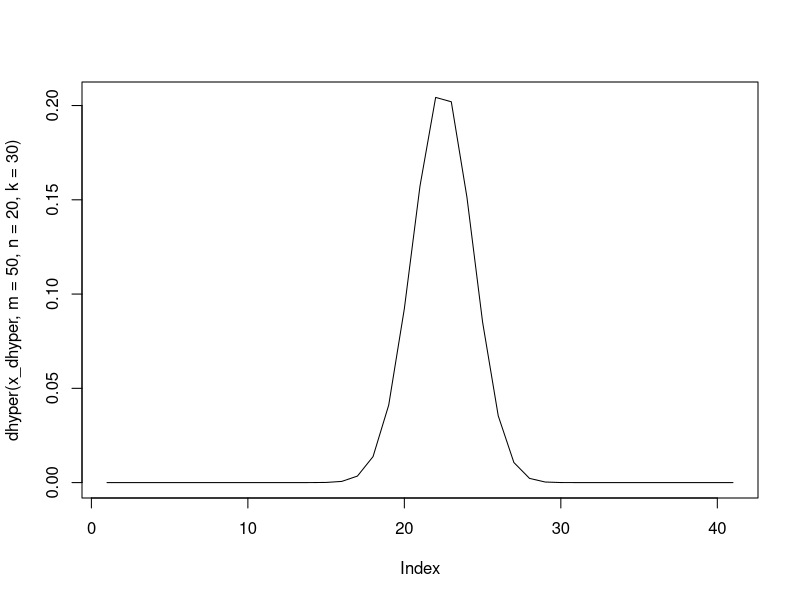
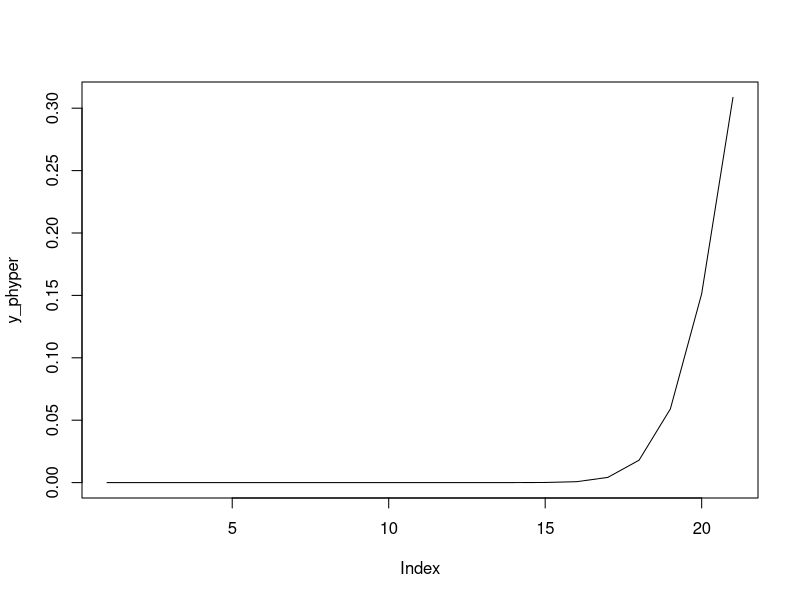
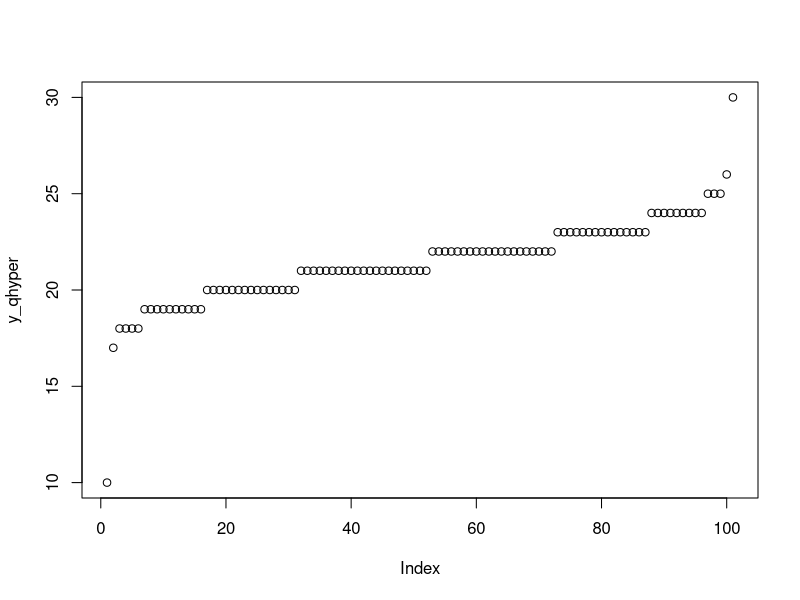
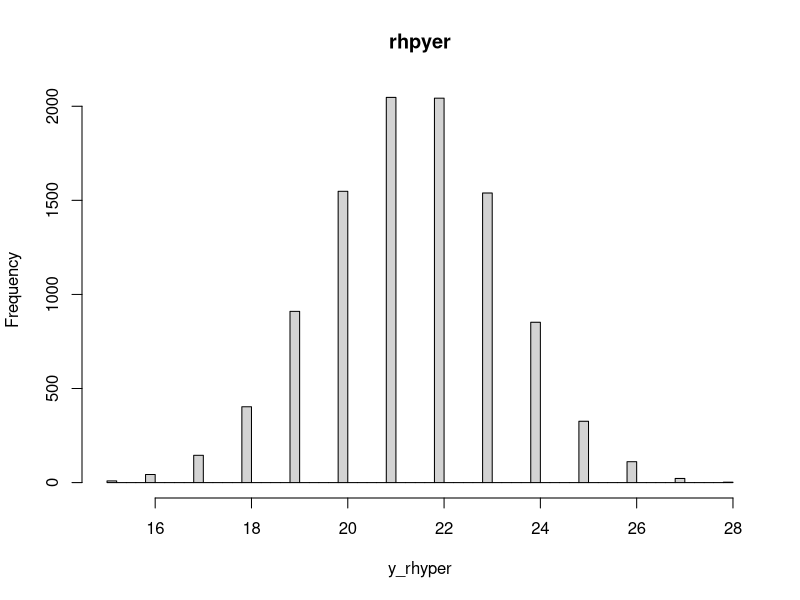

Source code (R) for these figures, in order:
## ---- chunk 1
x_dhyper <- seq(0, 40, by = 1)
plot(dhyper(x_dhyper, m = 50, n = 20, k = 30), type = 'l')
## ---- chunk 2
x_phyper <- seq(0, 20, by = 1) 
y_phyper <- phyper(x_phyper, m = 50, n = 20, k = 30)
plot(y_phyper, type = 'l') 
## ---- chunk 3
x_qhyper <- seq(0, 1, by = 0.01) 
y_qhyper <- qhyper(x_qhyper, m = 50, n = 20, k = 30)
plot(y_qhyper) 
## ---- chunk 4
set.seed(100)
N <- 10000
y_rhyper <- rhyper(N, m = 50, n = 20, k = 30)
hist(y_rhyper, breaks = 70, main = "rhpyer")
## ---- chunk 5
# q为k
# m为K
# n为N-K
# k为n
phyper(400-1, 700, 300, 500, lower.tail = F)
